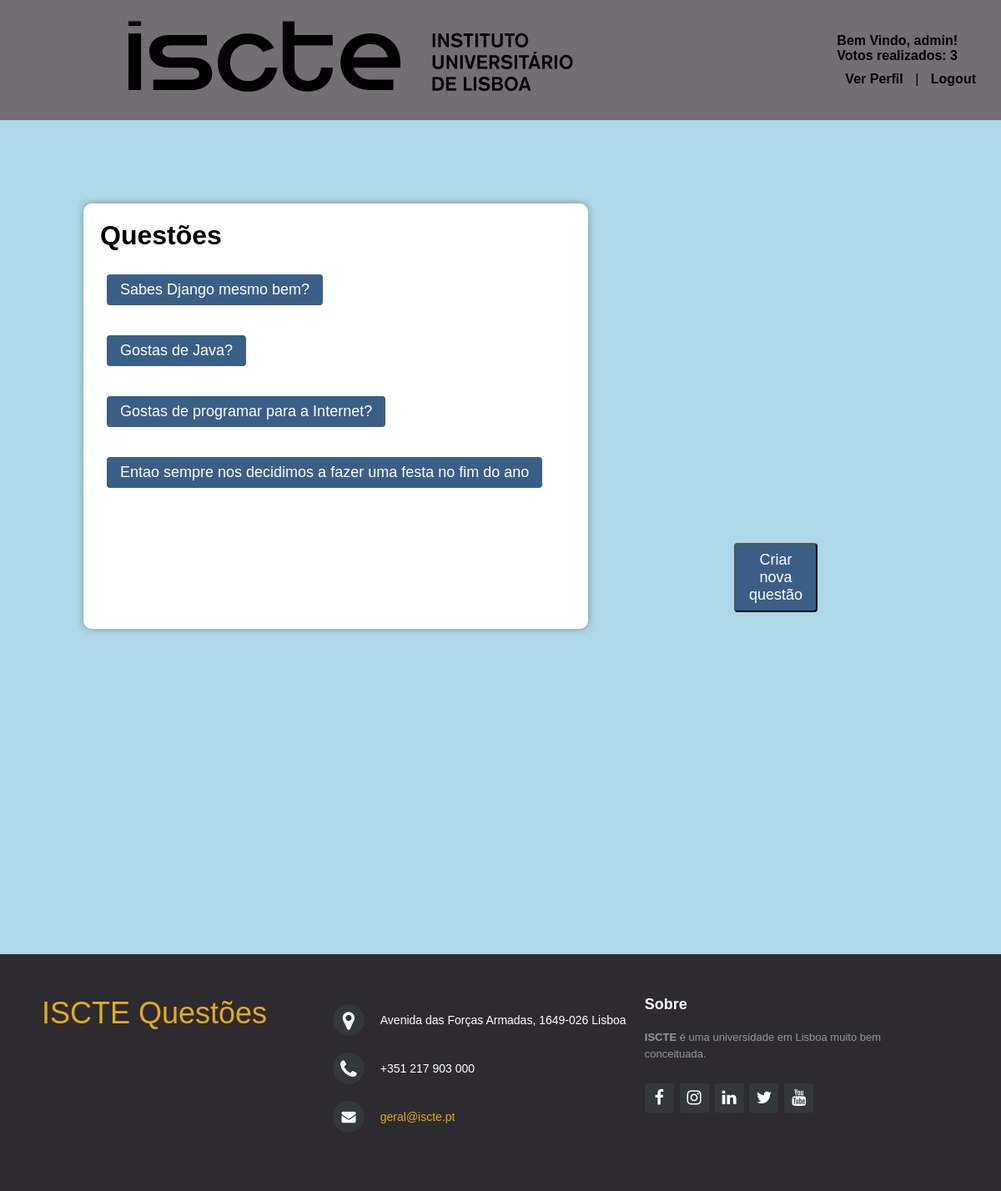
Screenshot of /votacao/ (signed in) with the database file from the repository.
### votacao/models.py (models this page shows, shortened)
class Aluno(models.Model):
    user =models.OneToOneField(User,on_delete=models.CASCADE)
    curso=models.CharField(max_length=100)

class Questao(models.Model):
    questao_texto=models.CharField(max_length=200)
    pub_data=models.DateTimeField('data de publicacao')

### votacao/views.py (the view)
# urls.py: urlpatterns = [ path("", views.index, name='index'),
def index(request):
    latest_question_list =Questao.objects.order_by('-pub_data')[:5]
    total_votos = 0
    if request.user.is_authenticated:
        try:
            aluno = Aluno.objects.get(user=request.user)
            total_votos = Voto.objects.filter(aluno=aluno).count()
        except Aluno.DoesNotExist:
            pass
    context = {'latest_question_list': latest_question_list, 'total_votos': total_votos}
    return render(request, 'votacao/index.html', context)

### votacao/templates/votacao/index.html (shortened to what this page needs)
<!DOCTYPE html>
<html lang="en">
<head>
    {% load static %}
    <link rel="stylesheet" href="http://maxcdn.bootstrapcdn.com/font-awesome/4.2.0/css/font-awesome.min.css">
    <link rel="stylesheet" type="text/css" href="{% static 'votacao/style.css' %}"/>
</head>
<body>
<div class="nav-menu">
    <nav>
        {% load static %}
        <h2>
            <img src="{% static 'media/isctelogo.png' %}">
        </h2>
        <ul>
            {% if user.is_authenticated %}
            <h4>Bem Vindo, {{ user.username }}!</h4>
            <h4>Votos realizados: {{ user.aluno.opcao_set.count }}</h4>
            <li><a href="{% url 'votacao:perfil'  %}">Ver Perfil</a></li>
            |
            <li><a href="{% url 'votacao:logout' %}">Logout</a></li>
        </ul>
    </nav>
</div>
{% endif %}
<div class="content">
    {% block content %}
    <div class="container-questions">
        <h1 class="title">Questões</h1>
        {% if latest_question_list %}
        {% for questao in latest_question_list %}
        <div class="questions-section">
            <ul class="questions-list">
                <li>
                    <a class="Questions" href="{% url 'votacao:detalhe' questao.id %}">
                        {{ questao.questao_texto }}
                    </a>
                </li>
            </ul>
        </div>
        {% endfor %}
        <br>
        {% else %}
        <p>Nao ha questoes disponiveis.</p>
        {% endif %}
        {% if request.user.is_staff %}
         {% block controls_&_options %}
        <a href="{% url 'votacao:criarquestao' %}">
            <button class="create-question-btn"> Criar nova questão</button>
        </a>
        {% endblock %}
        {% endif %}
    </div>
    {% endblock %}
</div>
<footer class="footer-distributed">
    <div class="footer-left">
        <h3><span>ISCTE Questões</span></h3>
    </div>
    <div class="footer-center">
        <div>
            <i class="fa fa-map-marker"></i>
            <p>Avenida das Forças Armadas, 1649-026 Lisboa</p>
        </div>
        <div>
            <i class="fa fa-phone"></i>
            <p>+351 217 903 000</p>
        </div>
        <div>
            <i class="fa fa-envelope"></i>
            <p><a href="mailto:geral@iscte.pt">geral@iscte.pt</a></p>
        </div>
    </div>
    <div class="footer-right">
        <p class="footer-company-about">
            <span>Sobre</span>
            <strong>ISCTE</strong> é uma universidade em Lisboa muito bem conceituada.
        </p>
        <div class="footer-icons">
            <a href="https://www.facebook.com/ISCTEIUL"><i class="fa fa-facebook"></i></a>
            <a href="https://www.instagram.com/iscte_iul/"><i class="fa fa-instagram"></i></a>
            <a href="https://www.linkedin.com/school/iscte/?originalSubdomain=pt"><i class="fa fa-linkedin"></i></a>
            <a href="https://twitter.com/iscteiul"><i class="fa fa-twitter"></i></a>
            <a href="https://www.youtube.com/user/iultv"><i class="fa fa-youtube"></i></a>
        </div>
    </div>
</footer>
</body>
</html>

### votacao/static/votacao/style.css (style rules this page uses)
* { padding: 0; margin: 0; box-sizing: border-box; font-family: 'Josefin Sans', sans-serif;< }
.nav-menu { padding-bottom: 30px; width: 100%; background-color: #726E73 }
nav ul li { list-style-type: none; display: inline-block; padding: 10px 20px; }
nav ul li a { color: black; text-decoration: none; font-weight: bold; }
nav { display: flex; align-items: center; justify-content: space-between; padding-top: 40px; padding-left: 10%; padding-right: 20px; }
nav ul li { list-style-type: none; display: inline-block; padding: 10px; }
h2 { font-size: 1.5em; height: 60px; text-align: center; display: flex; align-items: center; padding-bottom: 20px; }
img { position: relative; }
.content { background-color: #ADD8E6; height: 1000px; padding-top: 100px; padding-left: 100px; display: center; }
.container-questions { max-width:55%; background-color: #ffffff; border-radius: 10px; box-shadow: 0 0 10px rgba(0, 0, 0, 0.3); }
.Questions { font-family: 'Arial', sans-serif; font-size: 18px; color: #ffffff; text-decoration: none; padding: 8px 16px; border-radius: 4px; background-color: #3a5f87; margin: 8px; display: inline-block; transition: all 0.3s ease; }
.questions-list { margin-top: 20px; margin-bottom: 20px; margin-left: 20px; list-style-type: none; }
.title { padding-top: 20px; padding-left: 20px; }
.create-question-btn { font-family: 'Arial', sans-serif; font-size: 18px; color: #ffffff; text-decoration: none; padding: 8px 16px; border-radius: 4px; background-color: #3a5f87; margin: 20px 0px; margin-left: 780px; display: inline-block; transition: all 0.3s ease; }
.footer-distributed { background-color: #2d2a30; box-sizing: border-box; width: 100%; text-align: left; font: bold 16px sans-serif; padding: 50px 50px 60px 50px; margin-top: 80px; }
.footer-distributed .footer-left, .footer-distributed .footer-center, .footer-distributed .footer-right { display: inline-block; vertical-align: top; }
.footer-distributed .footer-left { width: 30%; }
.footer-distributed h3 { color: #ffffff; font: normal 36px 'Cookie', cursive; margin: 0; }
.footer-distributed h3 span { color: #e0ac1c; }
.footer-distributed { color: #8f9296; font-size: 14px; font-weight: normal; margin: 0; }
.footer-distributed .footer-center { width: 35%; }
.footer-distributed .footer-center i { background-color: #33383b; color: #ffffff; font-size: 25px; width: 38px; height: 38px; border-radius: 50%; text-align: center; line-height: 42px; margin: 10px 15px; vertical-align: middle; }
.footer-distributed .footer-center i.fa-envelope { font-size: 17px; line-height: 38px; }
.footer-distributed .footer-center p { display: inline-block; color: #ffffff; vertical-align: middle; margin: 0; }
.footer-distributed .footer-center p a { color: #e0ac1c; text-decoration: none; ; }
.footer-distributed .footer-right { width: 30%; }
.footer-distributed .footer-company-about { line-height: 20px; color: #92999f; font-size: 13px; font-weight: normal; margin: 0; }
.footer-distributed .footer-company-about span { display: block; color: #ffffff; font-size: 18px; font-weight: bold; margin-bottom: 20px; }
.footer-distributed .footer-icons { margin-top: 25px; }
.footer-distributed .footer-icons a { display: inline-block; width: 35px; height: 35px; cursor: pointer; background-color: #33383b; border-radius: 2px; font-size: 20px; color: #ffffff; text-align: center; line-height: 35px; margin-right: 3px; margin-bottom: 5px; }

### rows the page displays
Questao: questao_texto "Sabes Django mesmo bem?"
Questao: questao_texto "Gostas de Java?"
Questao: questao_texto "Gostas de programar para a Internet?"
Questao: questao_texto "Entao sempre nos decidimos a fazer uma festa no fim do ano"

### other values shown
{{ user.username }} "admin"
{{ user.aluno.opcao_set.count }} "3"
